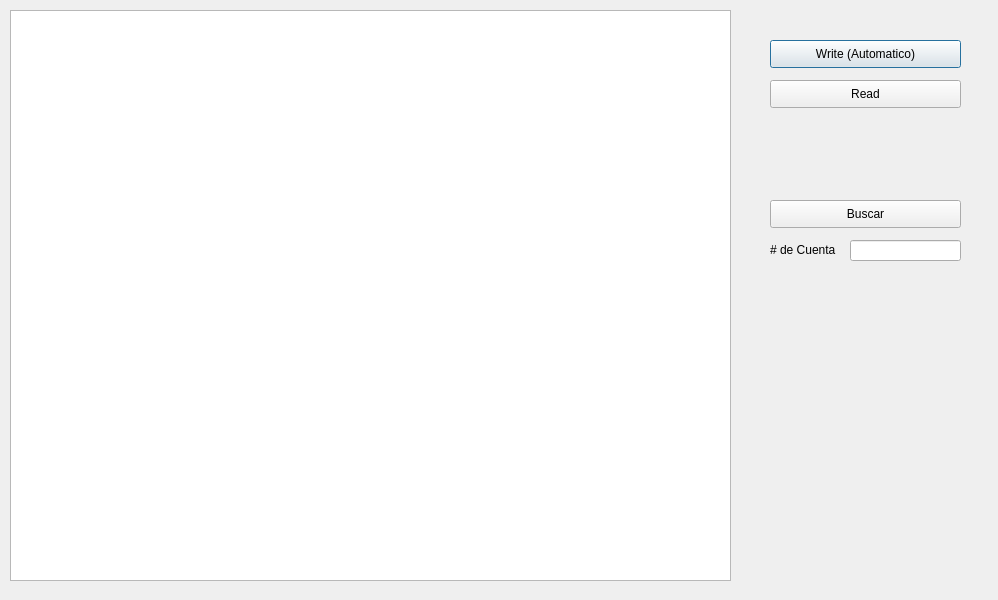
<?xml version="1.0" encoding="UTF-8"?>
<ui version="4.0">
 <class>Tarea1</class>
 <widget class="QDialog" name="Tarea1">
  <property name="geometry">
   <rect>
    <x>0</x>
    <y>0</y>
    <width>998</width>
    <height>600</height>
   </rect>
  </property>
  <property name="windowTitle">
   <string>Tarea 1</string>
  </property>
  <widget class="QGraphicsView" name="graphicsView">
   <property name="geometry">
    <rect>
     <x>10</x>
     <y>10</y>
     <width>721</width>
     <height>571</height>
    </rect>
   </property>
  </widget>
  <widget class="QLineEdit" name="NumeroDeCuenta">
   <property name="geometry">
    <rect>
     <x>850</x>
     <y>240</y>
     <width>111</width>
     <height>21</height>
    </rect>
   </property>
  </widget>
  <widget class="QLabel" name="label">
   <property name="geometry">
    <rect>
     <x>770</x>
     <y>240</y>
     <width>81</width>
     <height>20</height>
    </rect>
   </property>
   <property name="text">
    <string># de Cuenta</string>
   </property>
  </widget>
  <widget class="QPushButton" name="botonWrite">
   <property name="geometry">
    <rect>
     <x>770</x>
     <y>40</y>
     <width>191</width>
     <height>28</height>
    </rect>
   </property>
   <property name="text">
    <string>Write (Automatico)</string>
   </property>
  </widget>
  <widget class="QPushButton" name="botonRead">
   <property name="geometry">
    <rect>
     <x>770</x>
     <y>80</y>
     <width>191</width>
     <height>28</height>
    </rect>
   </property>
   <property name="text">
    <string>Read</string>
   </property>
  </widget>
  <widget class="QPushButton" name="botonBuscar">
   <property name="geometry">
    <rect>
     <x>770</x>
     <y>200</y>
     <width>191</width>
     <height>28</height>
    </rect>
   </property>
   <property name="text">
    <string>Buscar</string>
   </property>
  </widget>
 </widget>
 <resources/>
 <connections/>
</ui>
